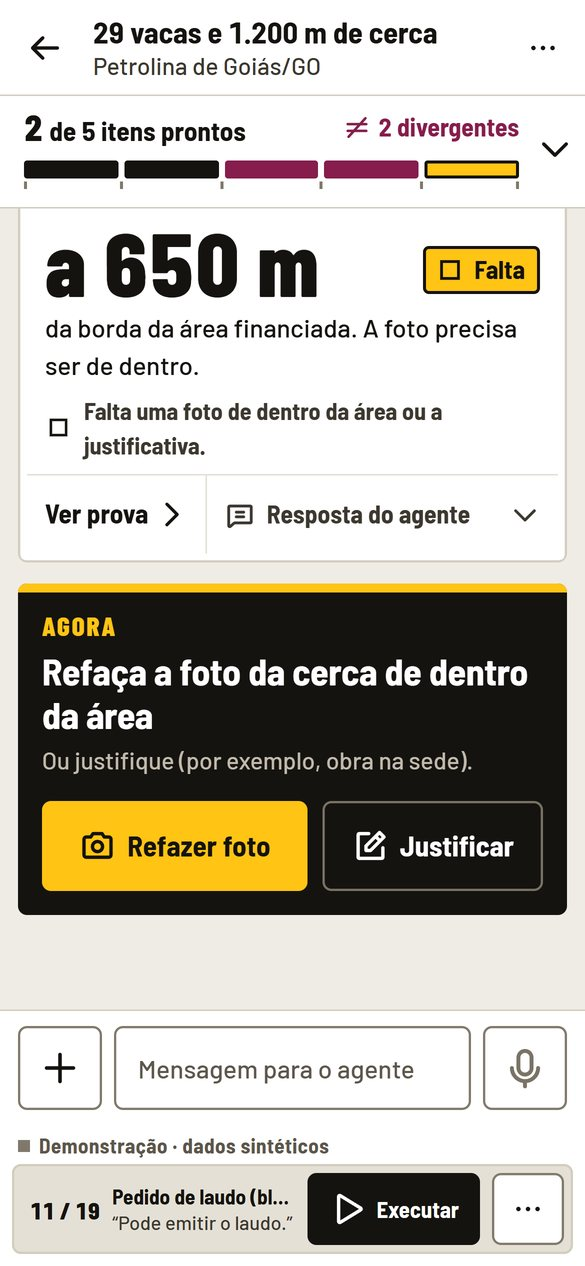
#> input picture laudo-vivo/apps/web/site/img/celular-campo.jpg, 585 x 1266 px
$ python -i video.py   (imports and definitions only)   (older library calls are emulated)
#> lines starting #> are read from the running program, lines starting #| are printed output that depends on the picture
#> further down, picture is the input picture: shape (1266, 585, 3); mean B, G, R 175, 185.1, 189.3
"""Leitura de vídeo quadro a quadro (PyAV), com amostragem por tempo e redução de resolução.

Nunca carrega o vídeo inteiro: decodifica em fluxo e entrega só os quadros amostrados, já
convertidos para BGR e reduzidos (lado maior ≤ `lado_max`). Aplica a rotação da matriz de exibição
(vídeos de celular em retrato).
"""

from __future__ import annotations

from collections.abc import Iterator
from dataclasses import dataclass

import cv2
import numpy as np


@dataclass
class InfoVideo:
    largura: int
    altura: int
    fps: float
    duracao_s: float | None
    n_quadros: int | None
    codec: str


@dataclass
class Quadro:
    indice_decod: int  # índice do quadro no fluxo decodificado
    indice_proc: int  # índice entre os quadros processados (0, 1, 2, ...)
    t_s: float
    img: np.ndarray  # BGR uint8


# [13 lines left out: function info_video, not called in this run]


def _rotacionar(img: np.ndarray, rotacao: int) -> np.ndarray:
    k = round(rotacao / 90.0) % 4
    return np.ascontiguousarray(np.rot90(img, k)) if k else img


def _dimensoes(w: int, h: int, lado_max: int) -> tuple[int, int]:
    r = min(1.0, lado_max / max(w, h))
    return max(2, round(w * r) // 2 * 2), max(2, round(h * r) // 2 * 2)


# [38 lines left out: function iterar_quadros, not called in this run]


def qualidade_quadro(img: np.ndarray) -> tuple[float, float]:
    """(luminância média 0–255, variância do Laplaciano) num cinza reduzido a 320 px de largura."""
    cinza = cv2.cvtColor(img, cv2.COLOR_BGR2GRAY)
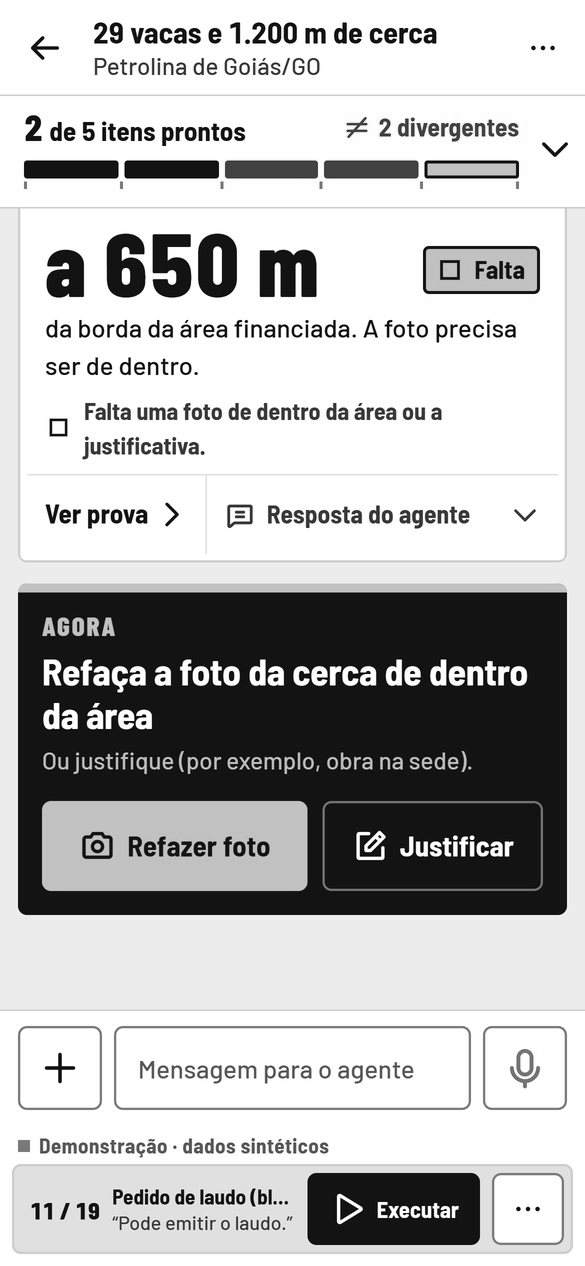
#> cinza: shape (1266, 585); min 0, max 255, mean 185.2
    h, w = cinza.shape
#> h = 1266; w = 585
    if w > 320:
        cinza = cv2.resize(cinza, (320, max(1, int(h * 320 / w))), interpolation=cv2.INTER_AREA)
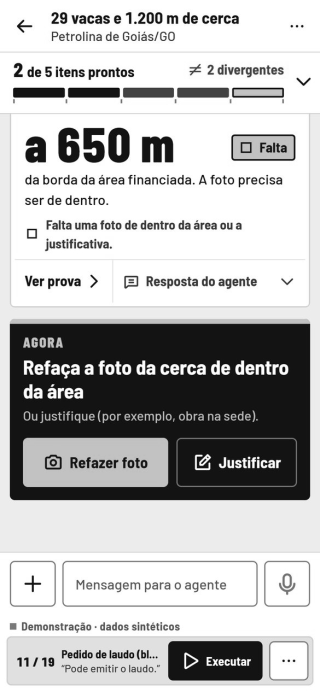
#> cinza: shape (692, 320); min 5, max 255, mean 185.2
    return float(cinza.mean()), float(cv2.Laplacian(cinza, cv2.CV_64F).var())

>>> import cv2
>>> picture = cv2.imread('../../../apps/web/site/img/celular-campo.jpg')
>>> result = qualidade_quadro(picture)
#> result = (185.2, 4433.9)

$ run again, on laudo-vivo/apps/web/site/img/celular-selado.jpg
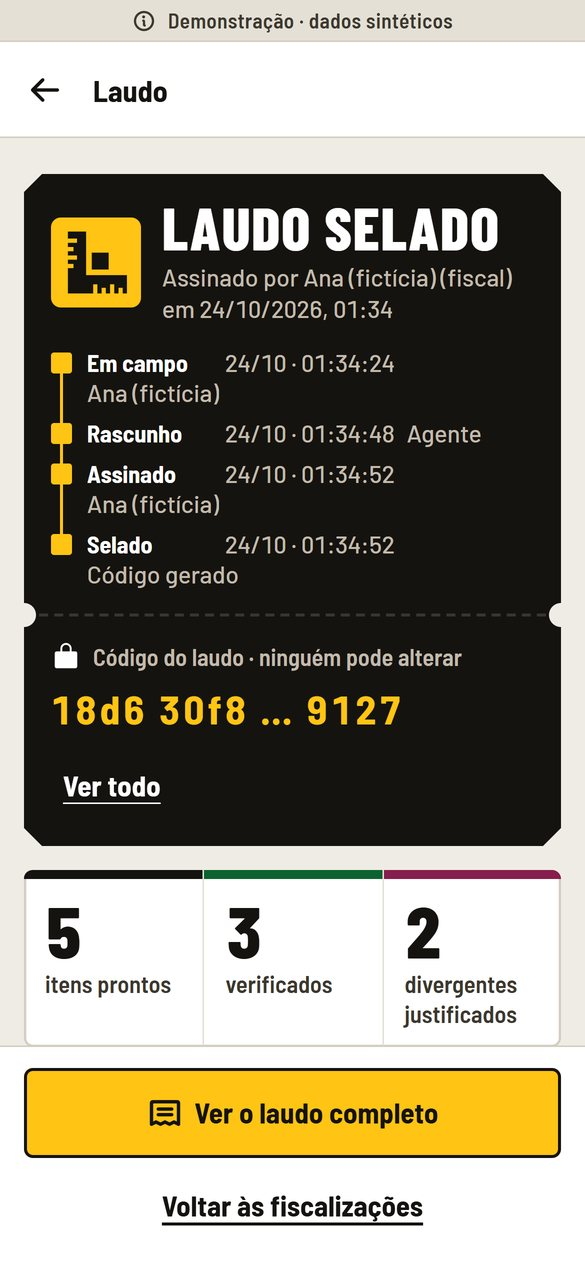
#> input picture laudo-vivo/apps/web/site/img/celular-selado.jpg, 585 x 1266 px
#> picture is the input picture: shape (1266, 585, 3); mean B, G, R 120.6, 136.4, 141.8
#> in qualidade_quadro, `cinza = cv2.cvtColor(img, cv2.COLOR_BGR2GRAY)`:
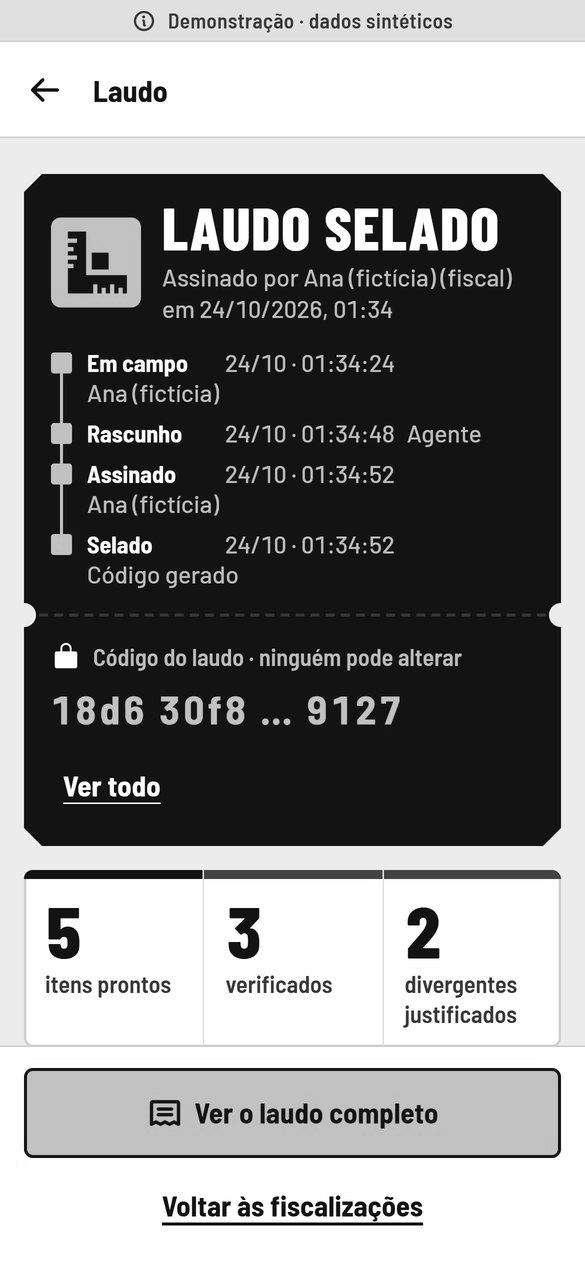
#> cinza: shape (1266, 585); min 0, max 255, mean 136.3
#> in qualidade_quadro, `cinza = cv2.resize(cinza, (320, max(1, int(h * 320 / w))), interpolati..`:
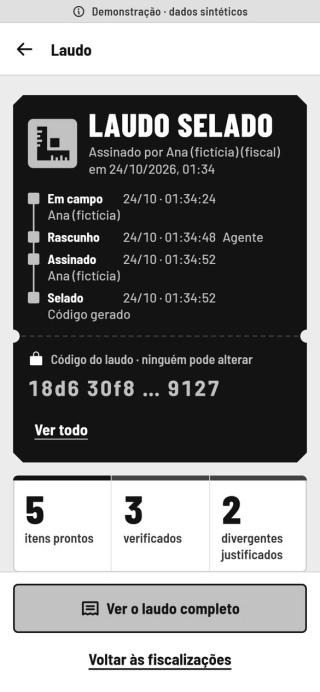
#> cinza: shape (692, 320); min 8, max 255, mean 136.3
#> result = (136.3, 3839.1)

$ run again, on laudo-vivo/apps/web/site/img/tela-fiscalizacao.jpg
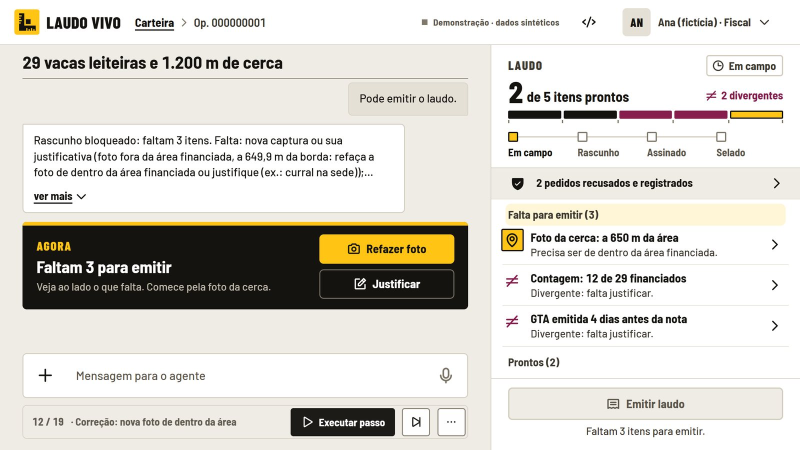
#> input picture laudo-vivo/apps/web/site/img/tela-fiscalizacao.jpg, 1600 x 900 px (shown at 1/2 size)
#> picture is the input picture: shape (900, 1600, 3); mean B, G, R 207.3, 214, 216.8
#> in qualidade_quadro, `cinza = cv2.cvtColor(img, cv2.COLOR_BGR2GRAY)`:
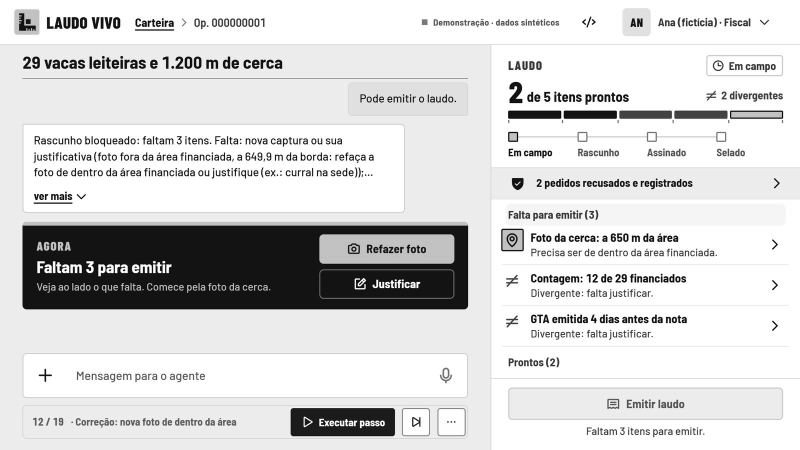
#> cinza: shape (900, 1600) (shown at 1/2 size); min 0, max 255, mean 214.1
#> in qualidade_quadro, `cinza = cv2.resize(cinza, (320, max(1, int(h * 320 / w))), interpolati..`:
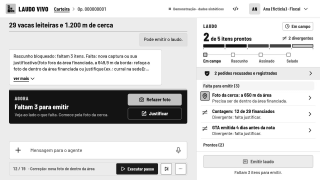
#> cinza: shape (180, 320); min 16, max 255, mean 214.1
#> result = (214.1, 4409)
